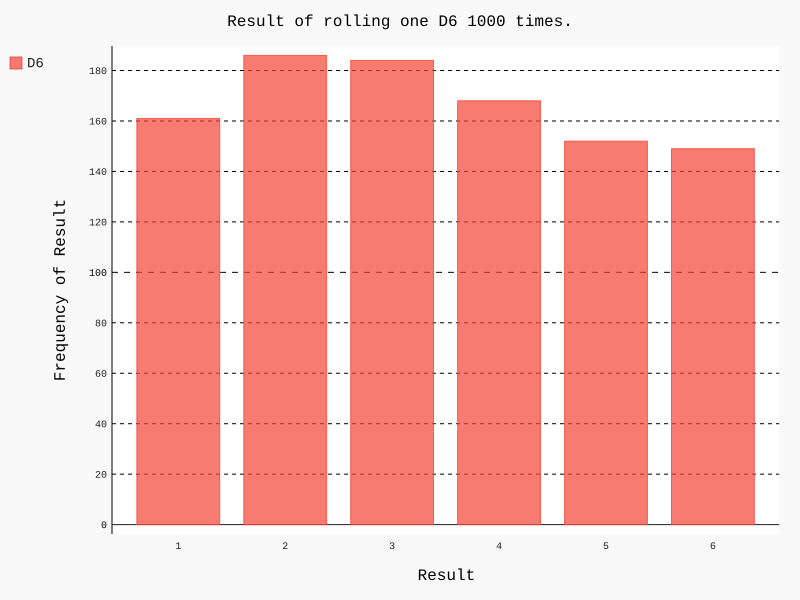

This figure's Python source:
# @Author:sch
# @Time:2022/07/19
# @File:die_visual.py
# @software: PyCharm
# description: 掷骰子

import pygal

from die import Die

# 创建一个D6
die = Die()

# 掷几次骰子, 并将结果存储在一个列表中
results = []
for roll_num in range(1000):
    result = die.roll()
    results.append(result)

# 分析结果
frequencies = []
for value in range(1, die.num_sides+1):
    frequency = results.count(value)
    frequencies.append(frequency)

# 对结果进行可视化
hist = pygal.Bar()

hist.title = "Result of rolling one D6 1000 times."
hist.x_labels = ['1', '2', '3', '4', '5', '6']
hist.x_title = "Result"
hist.y_title = "Frequency of Result"

hist.add('D6', frequencies)
hist.render_to_file('die_visual.svg')
